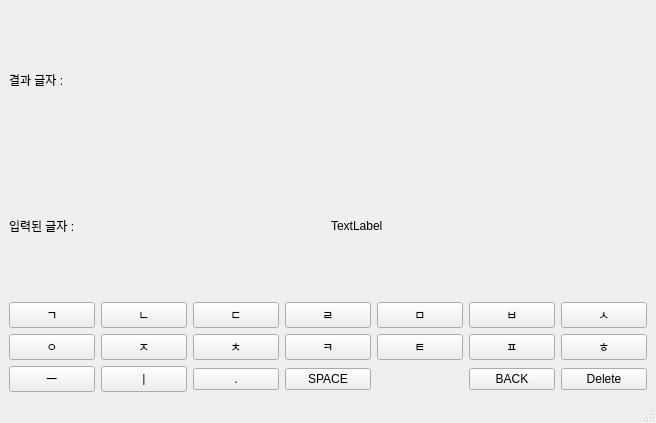
<?xml version="1.0" encoding="UTF-8"?>
<ui version="4.0">
 <class>MainWindow</class>
 <widget class="QMainWindow" name="MainWindow">
  <property name="geometry">
   <rect>
    <x>0</x>
    <y>0</y>
    <width>656</width>
    <height>423</height>
   </rect>
  </property>
  <property name="windowTitle">
   <string>MainWindow</string>
  </property>
  <widget class="QWidget" name="centralwidget">
   <layout class="QGridLayout" name="gridLayout_2">
    <item row="0" column="0">
     <widget class="QLabel" name="label">
      <property name="text">
       <string>결과 글자 : </string>
      </property>
     </widget>
    </item>
    <item row="0" column="1">
     <widget class="QLabel" name="lbresult">
      <property name="text">
       <string/>
      </property>
     </widget>
    </item>
    <item row="2" column="0" colspan="2">
     <layout class="QGridLayout" name="gridLayout">
      <item row="0" column="0">
       <widget class="QPushButton" name="btn">
        <property name="text">
         <string>ㄱ</string>
        </property>
       </widget>
      </item>
      <item row="0" column="1">
       <widget class="QPushButton" name="btn_2">
        <property name="text">
         <string>ㄴ</string>
        </property>
       </widget>
      </item>
      <item row="0" column="2">
       <widget class="QPushButton" name="btn_3">
        <property name="text">
         <string>ㄷ</string>
        </property>
       </widget>
      </item>
      <item row="0" column="3">
       <widget class="QPushButton" name="btn_4">
        <property name="text">
         <string>ㄹ</string>
        </property>
       </widget>
      </item>
      <item row="0" column="4">
       <widget class="QPushButton" name="btn_5">
        <property name="text">
         <string>ㅁ</string>
        </property>
       </widget>
      </item>
      <item row="0" column="5">
       <widget class="QPushButton" name="btn_6">
        <property name="text">
         <string>ㅂ</string>
        </property>
       </widget>
      </item>
      <item row="0" column="6">
       <widget class="QPushButton" name="btn_9">
        <property name="text">
         <string>ㅅ</string>
        </property>
       </widget>
      </item>
      <item row="1" column="0">
       <widget class="QPushButton" name="btn_7">
        <property name="text">
         <string>ㅇ</string>
        </property>
       </widget>
      </item>
      <item row="1" column="1">
       <widget class="QPushButton" name="btn_8">
        <property name="text">
         <string>ㅈ</string>
        </property>
       </widget>
      </item>
      <item row="1" column="2">
       <widget class="QPushButton" name="btn_10">
        <property name="text">
         <string>ㅊ</string>
        </property>
       </widget>
      </item>
      <item row="1" column="3">
       <widget class="QPushButton" name="btn_11">
        <property name="text">
         <string>ㅋ</string>
        </property>
       </widget>
      </item>
      <item row="1" column="4">
       <widget class="QPushButton" name="btn_12">
        <property name="text">
         <string>ㅌ</string>
        </property>
       </widget>
      </item>
      <item row="1" column="5">
       <widget class="QPushButton" name="btn_13">
        <property name="text">
         <string>ㅍ</string>
        </property>
       </widget>
      </item>
      <item row="1" column="6">
       <widget class="QPushButton" name="btn_14">
        <property name="text">
         <string>ㅎ</string>
        </property>
       </widget>
      </item>
      <item row="2" column="0">
       <widget class="QPushButton" name="btn_18">
        <property name="text">
         <string>ㅡ</string>
        </property>
       </widget>
      </item>
      <item row="2" column="1">
       <widget class="QPushButton" name="btn_17">
        <property name="text">
         <string>ㅣ</string>
        </property>
       </widget>
      </item>
      <item row="2" column="2">
       <widget class="QPushButton" name="btn_16">
        <property name="text">
         <string>.</string>
        </property>
       </widget>
      </item>
      <item row="2" column="6">
       <widget class="QPushButton" name="btn_delete">
        <property name="text">
         <string>Delete</string>
        </property>
       </widget>
      </item>
      <item row="2" column="3">
       <widget class="QPushButton" name="btn_space">
        <property name="text">
         <string>SPACE</string>
        </property>
       </widget>
      </item>
      <item row="2" column="5">
       <widget class="QPushButton" name="btn_backSpace">
        <property name="text">
         <string>BACK</string>
        </property>
       </widget>
      </item>
     </layout>
    </item>
    <item row="1" column="0">
     <widget class="QLabel" name="label_2">
      <property name="text">
       <string>입력된 글자 : </string>
      </property>
     </widget>
    </item>
    <item row="1" column="1">
     <widget class="QLabel" name="lbInput">
      <property name="text">
       <string>TextLabel</string>
      </property>
     </widget>
    </item>
   </layout>
  </widget>
  <widget class="QMenuBar" name="menubar">
   <property name="geometry">
    <rect>
     <x>0</x>
     <y>0</y>
     <width>656</width>
     <height>21</height>
    </rect>
   </property>
  </widget>
  <widget class="QStatusBar" name="statusbar"/>
 </widget>
 <resources/>
 <connections/>
</ui>
